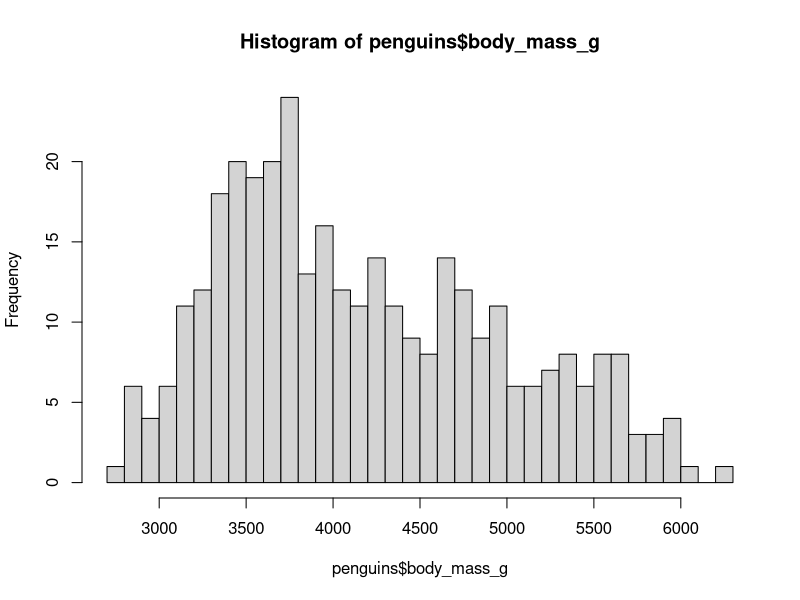
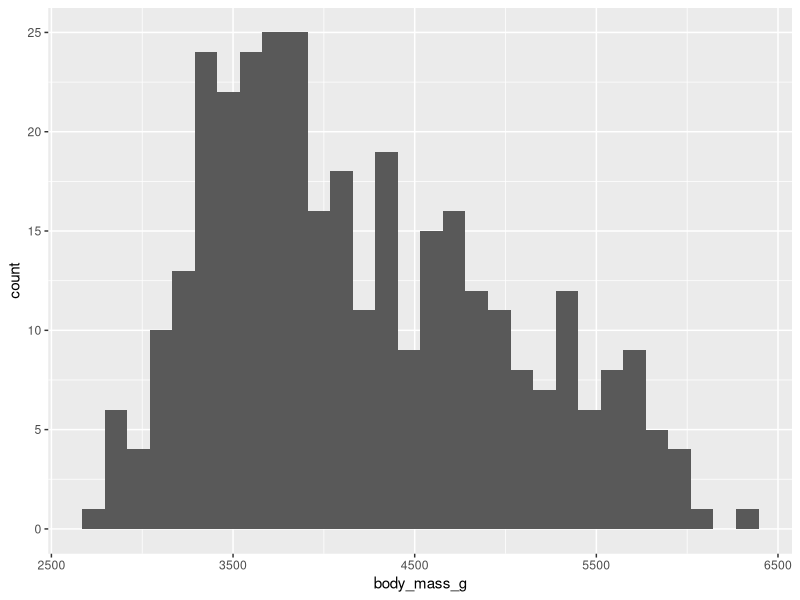
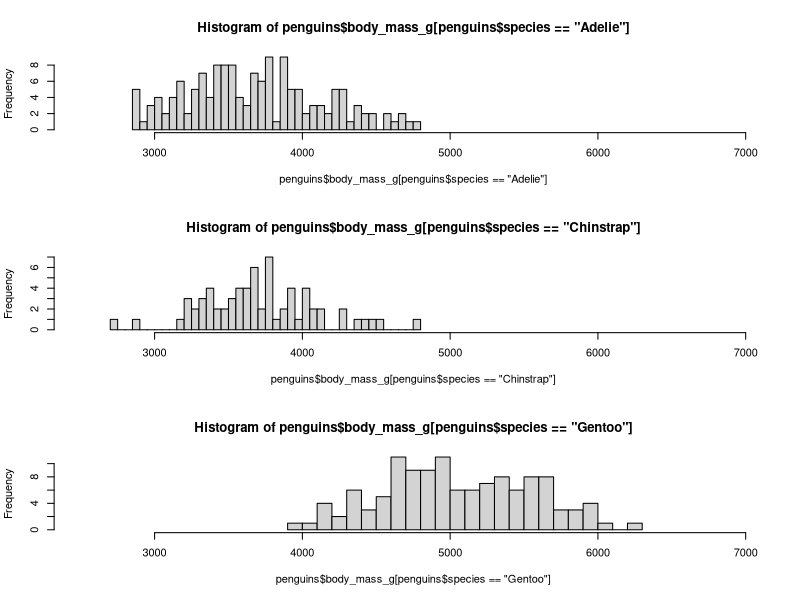
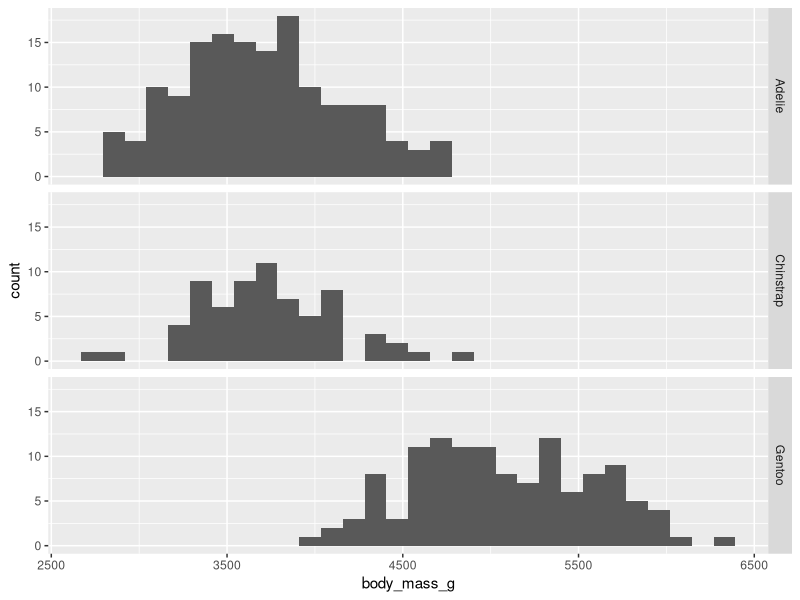
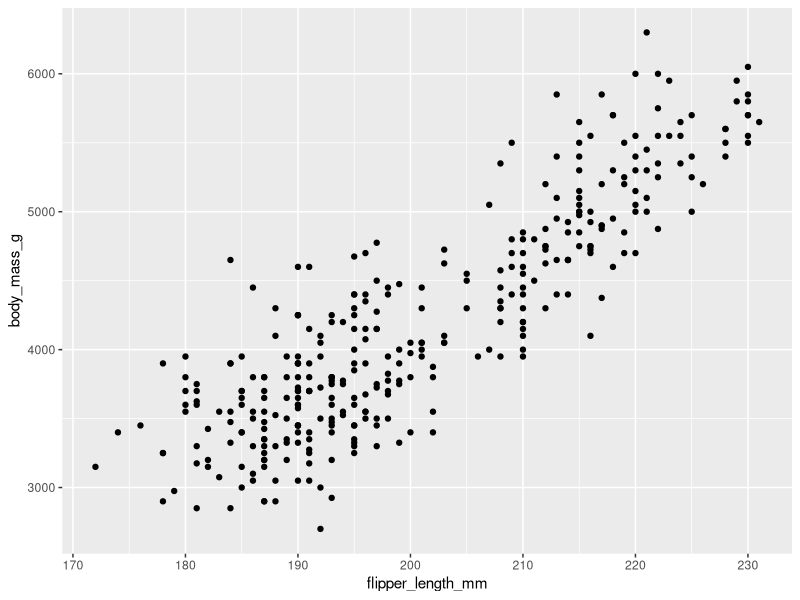
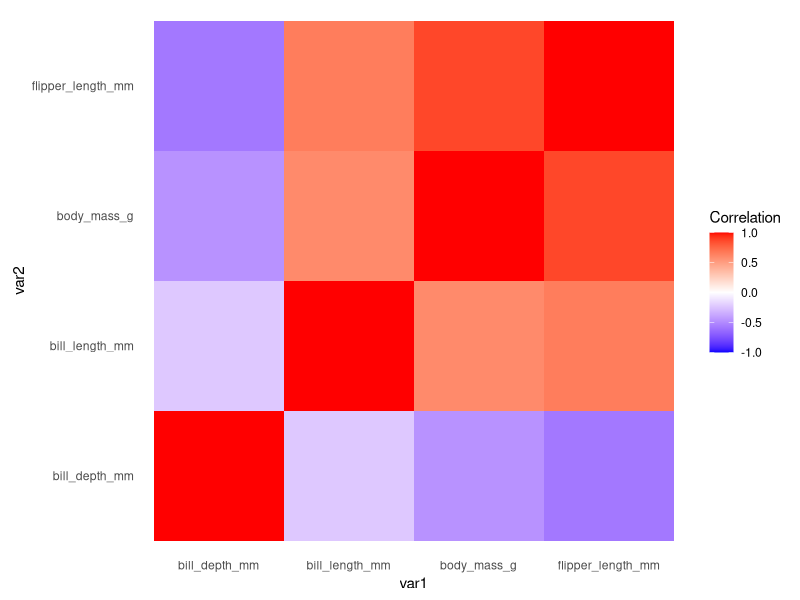
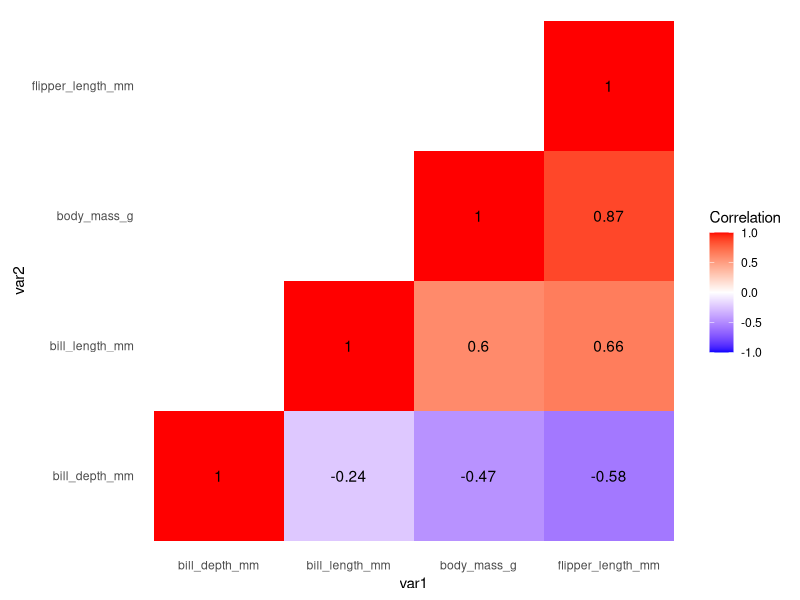
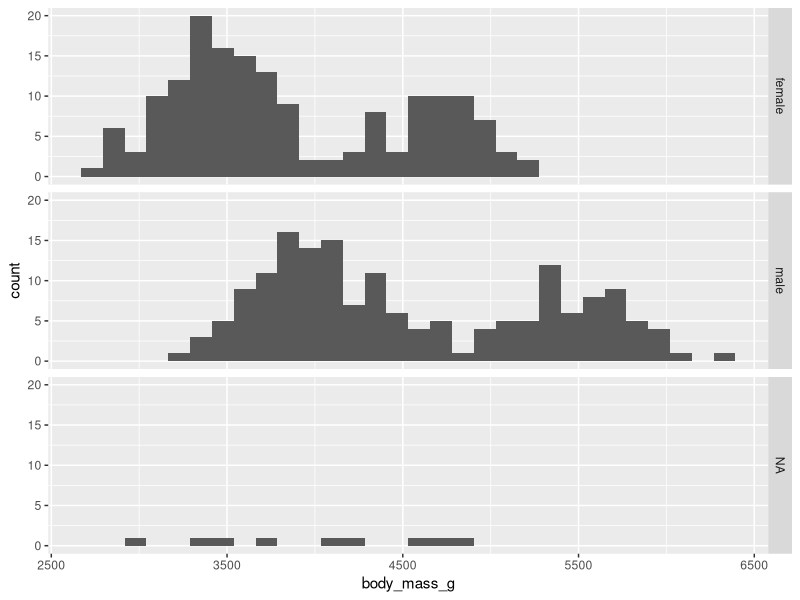

These figures' R source, in order:
## ---- chunk 1
library(tidyverse)
## ---- chunk 2
penguins <- read_csv("data/penguins_modified.csv")
## ---- chunk 3
dim(penguins)
colSums(is.na(penguins))
## ---- chunk 4
# Base R
hist(penguins$body_mass_g, breaks = 30)

## ggplot2
ggplot(penguins, aes(body_mass_g)) +
  geom_histogram(bins=30)
## ---- chunk 5
mean(penguins$body_mass_g, na.rm=TRUE)
median(penguins$body_mass_g, na.rm=TRUE)
sd(penguins$body_mass_g, na.rm=TRUE)
var(penguins$body_mass_g, na.rm=TRUE)

# compute multiple measures at once:
summary(penguins$body_mass_g)
## ---- chunk 6
penguins %>%
  summarize(mean_mass = mean(body_mass_g, na.rm=TRUE),
            median_mass = median(body_mass_g, na.rm=TRUE),
            sd_mass = sd(body_mass_g, na.rm=TRUE),
            var_mass = var(body_mass_g, na.rm=TRUE))
## ---- chunk 7
t.test(penguins$body_mass_g)

# just the CI part
t.test(penguins$body_mass_g)$conf.int
## ---- chunk 8
# make sure to exclude missing observations from the calculation:
# standard deviation of the sample divided by the square root of the number of observations
ci <- sd(penguins$body_mass_g, na.rm=TRUE)/sqrt(sum(!is.na(penguins$body_mass_g)))
upper <- mean(penguins$body_mass_g, na.rm=TRUE) + 1.96*ci
lower <- mean(penguins$body_mass_g, na.rm=TRUE) - 1.96*ci

c(lower, upper)
## ---- chunk 9

## ---- chunk 10
# Base R
par(mfrow=c(3,1)) # set the layout
# set the x range explicitly so that histograms align and are more comparable
hist(penguins$body_mass_g[penguins$species == "Adelie"], breaks = 30, xlim = c(2500, 7000))
hist(penguins$body_mass_g[penguins$species == "Chinstrap"], breaks = 30, xlim = c(2500, 7000))
hist(penguins$body_mass_g[penguins$species == "Gentoo"], breaks = 30, xlim = c(2500, 7000))
par(mfrow=c(1,1)) # return to default layout of a single plot

## ggplot2 is easier
ggplot(penguins, aes(body_mass_g)) +
  geom_histogram(bins=30) +
  facet_grid(rows=vars(species))
## ---- chunk 11
penguins %>%
  group_by(species) %>%
  summarize(mean_mass = mean(body_mass_g, na.rm=TRUE),
            median_mass = median(body_mass_g, na.rm=TRUE),
            sd_mass = sd(body_mass_g, na.rm=TRUE),
            var_mass = var(body_mass_g, na.rm=TRUE))
## ---- chunk 12

## ---- chunk 13
table(penguins$sex, useNA = "ifany")
prop.table(table(penguins$sex, useNA = "ifany"))
## ---- chunk 14
penguins %>%
  count(sex) %>%
  mutate(prop = n / sum(n))
## ---- chunk 15
table(penguins$sex, penguins$species, useNA = "ifany")
## ---- chunk 16
prop.table(table(penguins$sex, 
                 penguins$species, 
                 useNA = "ifany"),
           margin = 2)  # margin: 1 = rows, 2 = columns
## ---- chunk 17
count(penguins, sex, species) %>%
  group_by(species) %>%
  arrange(species) %>%
  mutate(prop = n / sum(n))
## ---- chunk 18

## ---- chunk 19
ggplot(penguins, aes(flipper_length_mm, body_mass_g)) +
  geom_point()
## ---- chunk 20
cor(penguins$flipper_length_mm, penguins$body_mass_g)
## ---- chunk 21
cor(penguins$flipper_length_mm, penguins$body_mass_g, use = "pairwise")
## ---- chunk 22
cor.test(penguins$flipper_length_mm, penguins$body_mass_g, use = "pairwise")
## ---- chunk 23
penguins %>%
  summarize(correlation = cor(flipper_length_mm, body_mass_g, use="pairwise"))

penguins %>%
  group_by(species) %>%
  summarize(correlation = cor(flipper_length_mm, body_mass_g, use="pairwise"))
## ---- chunk 24

## ---- chunk 25

## ---- chunk 26
select(penguins, bill_length_mm:body_mass_g)
# penguins[, 3:6]

select(penguins, bill_length_mm:body_mass_g) %>% 
  cor(use="pairwise")
# cor(penguins[, 3:6], use="pairwise")
## ---- chunk 27
select(penguins, bill_length_mm:body_mass_g) %>% 
  cor(use="pairwise") %>%
  # cor() returns a matrix: make it a data frame
  as_tibble(rownames = "var1") %>%
  # ggplot needs data in a particular format:
  pivot_longer(-var1, names_to="var2") %>%
  ggplot(aes(x=var1, y=var2, fill=value)) +
  geom_tile() +
  # ensuring an appropriate color scale
  scale_fill_gradient2(low = "blue", 
                       high = "red", 
                       mid = "white", 
                       midpoint = 0, 
                       limit = c(-1,1), 
                       space = "Lab", 
                       name="Correlation") +
  coord_fixed() + # make squares
  theme_minimal() +
  theme(panel.grid = element_blank())
## ---- chunk 28
select(penguins, bill_length_mm:body_mass_g) %>% 
  cor(use="pairwise") %>%
  as_tibble(rownames = "var1") %>%
  pivot_longer(-var1, names_to="var2") %>%
  filter(var1 >= var2) %>%  # works because variables are presented in alpha order in the plot
  ggplot(aes(x=var1, y=var2, fill=value)) +
  geom_tile() +
  scale_fill_gradient2(low = "blue", 
                       high = "red", 
                       mid = "white", 
                       midpoint = 0, 
                       limit = c(-1,1), 
                       space = "Lab", 
                       name="Correlation") +
  geom_text(aes(label=round(value, 2))) +  # add values directly
  coord_fixed() + 
  theme_minimal() +
  theme(panel.grid = element_blank())
## ---- chunk 29
penguins %>%
  group_by(sex) %>%
  summarize(mean(body_mass_g),
            sd(body_mass_g),
            var(body_mass_g))

ggplot(penguins, aes(body_mass_g)) +
  geom_histogram() + 
  facet_grid(rows=vars(sex))
## ---- chunk 30
t.test(penguins$body_mass_g ~ penguins$sex)
## ---- chunk 31

## ---- chunk 32
t1 <- t.test(penguins$body_mass_g ~ penguins$sex)

# t1 is not a data frame, but we can use some of the same functions/syntax to get components
names(t1)     # names() works for a variety of objects besides data frames
t1$statistic  # $ is used generally in R to get a named element from a containing object
t1$p.value
## ---- chunk 33
t.test(penguins$bill_depth_mm, mu = 17)
## ---- chunk 34
t.test(penguins$body_mass_g, penguins$body_mass2_g, paired = TRUE)
## ---- chunk 35
penguins %>%
  group_by(species) %>%
  summarize(mean(body_mass_g, na.rm=TRUE))
## ---- chunk 36
aov(body_mass_g ~ species, data=penguins)
## ---- chunk 37
aov(body_mass_g ~ species, data=penguins) %>% 
  summary()
# summary(aov(body_mass_g ~ species, data=penguins))
## ---- chunk 38
aov(body_mass_g ~ species, data=penguins) %>% 
  TukeyHSD()
## ---- chunk 39

## ---- chunk 40
penguins %>%
  group_by(species, sex) %>%
  filter(!is.na(sex)) %>%
  summarize(mean(body_mass_g, na.rm=TRUE))
## ---- chunk 41
aov(body_mass_g ~ species + sex, data=penguins) |> 
  summary()
## ---- chunk 42
aov(body_mass_g ~ species * sex, data=penguins) |> 
  summary()
## ---- chunk 43
table(penguins$has_offspring, penguins$health_status)

# how TRUE and FALSE observations of has_offspring are distributed across health_status categories
prop.table(table(penguins$has_offspring, penguins$health_status), 
           margin = 1)  # 1 = rows

# how different health_status categories are distributed in terms of has_offspring
prop.table(table(penguins$has_offspring, penguins$health_status), 
           margin = 2)  # 2 = columns
## ---- chunk 44
chisq.test(penguins$has_offspring, penguins$health_status)

# order doesn't matter
chisq.test(penguins$health_status, penguins$has_offspring)
## ---- chunk 45
table(penguins$island, penguins$tested_positive)

chisq.test(penguins$island, penguins$tested_positive)  ## gives a warning

fisher.test(penguins$island, penguins$tested_positive)
## ---- chunk 46

## ---- chunk 47
quantile(penguins$body_mass_g, 
         probs = c(.1, .25, .5, .75, .9),
         na.rm = TRUE)
## ---- chunk 48
sum(penguins$body_mass_g <= 4750, na.rm=TRUE)/sum(!is.na(penguins$body_mass_g))
## ---- chunk 49
p_mass_ecdf <- ecdf(penguins$body_mass_g)
# p_mass_ecdf is a function

p_mass_ecdf(4750)
sort(penguins$body_mass_g) # sort() drops missing values
p_mass_ecdf(sort(penguins$body_mass_g))  
## ---- chunk 50

## ---- chunk 51
# Normal distribution has default parameters of mean = 0, sd = 1
pnorm(0)    # .5 because 0 is the median of the distribution
qnorm(.5)   # 0 because half of the distribution is to the left of 0
qnorm(.975) # 1.96 
rnorm(3)    # 3 random values
## ---- chunk 52
plot(dnorm(seq(-3, 3, .1)) ~ seq(-3, 3, .1), type="l")
## ---- chunk 53
pnorm(1.6)
